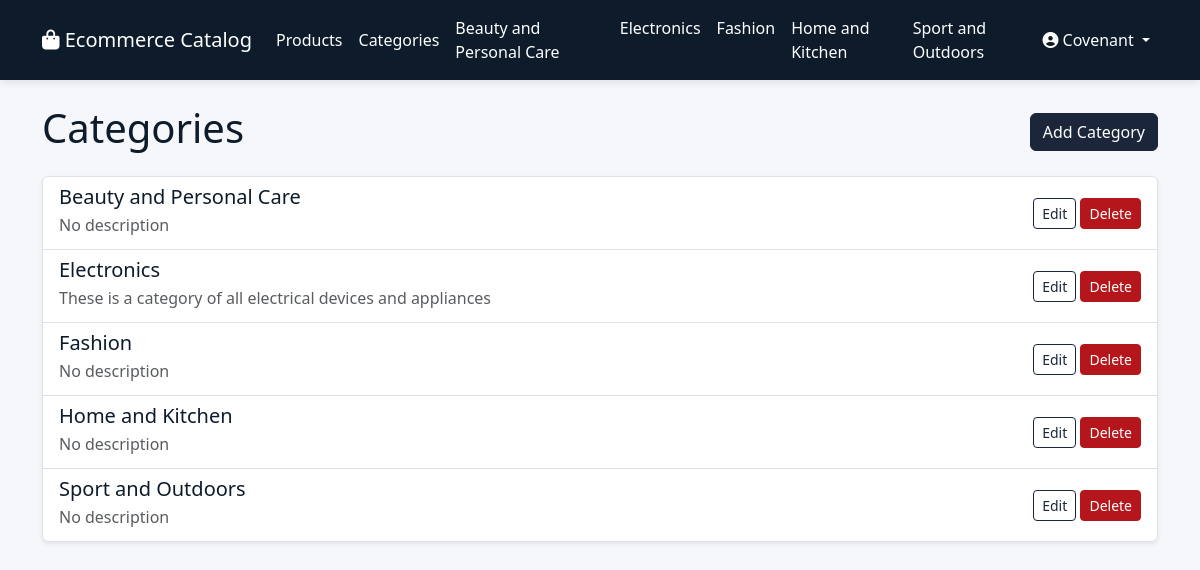
Page /catalog/categories/ (signed in) on the committed database.
### catalog/models.py (models this page shows, shortened)
class Category(models.Model):
    name = models.CharField(max_length=120, unique=True)
    slug = models.SlugField(max_length=150, unique=True, blank=True)
    description = models.TextField(blank=True, null=True)
    created_at = models.DateTimeField(auto_now_add=True)
    class Meta:
        ordering = ['name']

### catalog/views.py (the view)
# urls.py: path('categories/', views.category_list_view, name='category_list'),
@login_required(login_url='login')
def category_list_view(request):
    categories = Category.objects.all()
    return render(request, 'catalog/category_list.html', {'categories': categories})

### catalog/templates/catalog/category_list.html (shortened to what this page needs)
{% extends 'catalog/base.html' %}
{% block content %}
  <div class="d-flex justify-content-between align-items-center mb-3">
    <h1>Categories</h1>
    <a class="btn btn-primary" href="{% url 'category_create' %}">Add Category</a>
  </div>
  <div class="list-group shadow-sm">
    {% for c in categories %}
      <div class="list-group-item d-flex justify-content-between align-items-center">
        <div>
          <h5 class="mb-1">{{ c.name }}</h5>
          <p class="mb-1 text-muted">{{ c.description|default:'No description' }}</p>
        </div>
        <div>
          <a class="btn btn-sm btn-outline-primary" href="{% url 'category_update' c.slug %}">Edit</a>
          <a class="btn btn-sm btn-danger" href="{% url 'category_delete' c.slug %}">Delete</a>
        </div>
      </div>
    {% empty %}
      <p>No categories yet.</p>
    {% endfor %}
  </div>
{% endblock %}

### catalog/templates/catalog/base.html (shortened to what this page needs)
<!doctype html>
<html lang="en">
  <head>
    <link href="https://cdn.jsdelivr.net/npm/bootstrap@5.3.0/dist/css/bootstrap.min.css" rel="stylesheet">
    <link rel="stylesheet" href="https://cdnjs.cloudflare.com/ajax/libs/font-awesome/6.4.0/css/all.min.css">
  </head>
  <body>
    <nav class="navbar navbar-expand-lg">
      <div class="container">
        <a class="navbar-brand" href="{% url 'home' %}">
          <i class="fas fa-shopping-bag"></i> Ecommerce Catalog
        </a>
        <div class="collapse navbar-collapse" id="nav">
          <ul class="navbar-nav me-auto">
            <li class="nav-item"><a class="nav-link" href="{% url 'product_list' %}">Products</a></li>
            <li class="nav-item"><a class="nav-link" href="{% url 'category_list' %}">Categories</a></li>
          </ul>
          <ul class="navbar-nav">
            {% for c in categories %}
              <li class="nav-item">
                <a class="nav-link" href="{% url 'product_list' %}?category={{ c.slug }}">
                  {{ c.name }}
                </a>
              </li>
            {% endfor %}
          </ul>
          <ul class="navbar-nav ms-auto">
            {% if user.is_authenticated %}
              <li class="nav-item dropdown auth-dropdown">
                <a class="nav-link dropdown-toggle" href="#" id="userDropdown" role="button" data-bs-toggle="dropdown">
                  <i class="fas fa-user-circle"></i>
                  {{ user.first_name|default:user.username }}
                </a>
              </li>
            {% endif %}
          </ul>
        </div>
      </div>
    </nav>
    <div class="container mt-4">
      {% block content %}{% endblock %}
    </div>
  </body>
</html>

### catalog/templates/catalog/base.html (style rules this page uses)
body { background-color: #f5f7fa; font-family: "Segoe UI", sans-serif; }
.navbar { background: #0d1b2a; box-shadow: 0 2px 8px rgba(0,0,0,0.1); }
.navbar .navbar-brand, .navbar .nav-link { color: #ffffff !important; font-weight: 500; transition: all 0.3s ease; }
.btn-primary { background-color: #1b263b; border-color: #1b263b; }
.btn-outline-primary { border-color: #1b263b; color: #1b263b; }
.btn-danger { background-color: #b4161b; border-color: #b4161b; }
h1, h2, h4, h5 { color: #0d1b2a; }

### rows in the picture
Category: name "Beauty and Personal Care", description "No description"
Category: name "Electronics", description "These is a category of all electrical devices and appliances"
Category: name "Fashion", description "No description"
Category: name "Home and Kitchen", description "No description"
Category: name "Sport and Outdoors", description "No description"

### other values in the picture
{{ user.first_name|default:user.username }} "Covenant"
